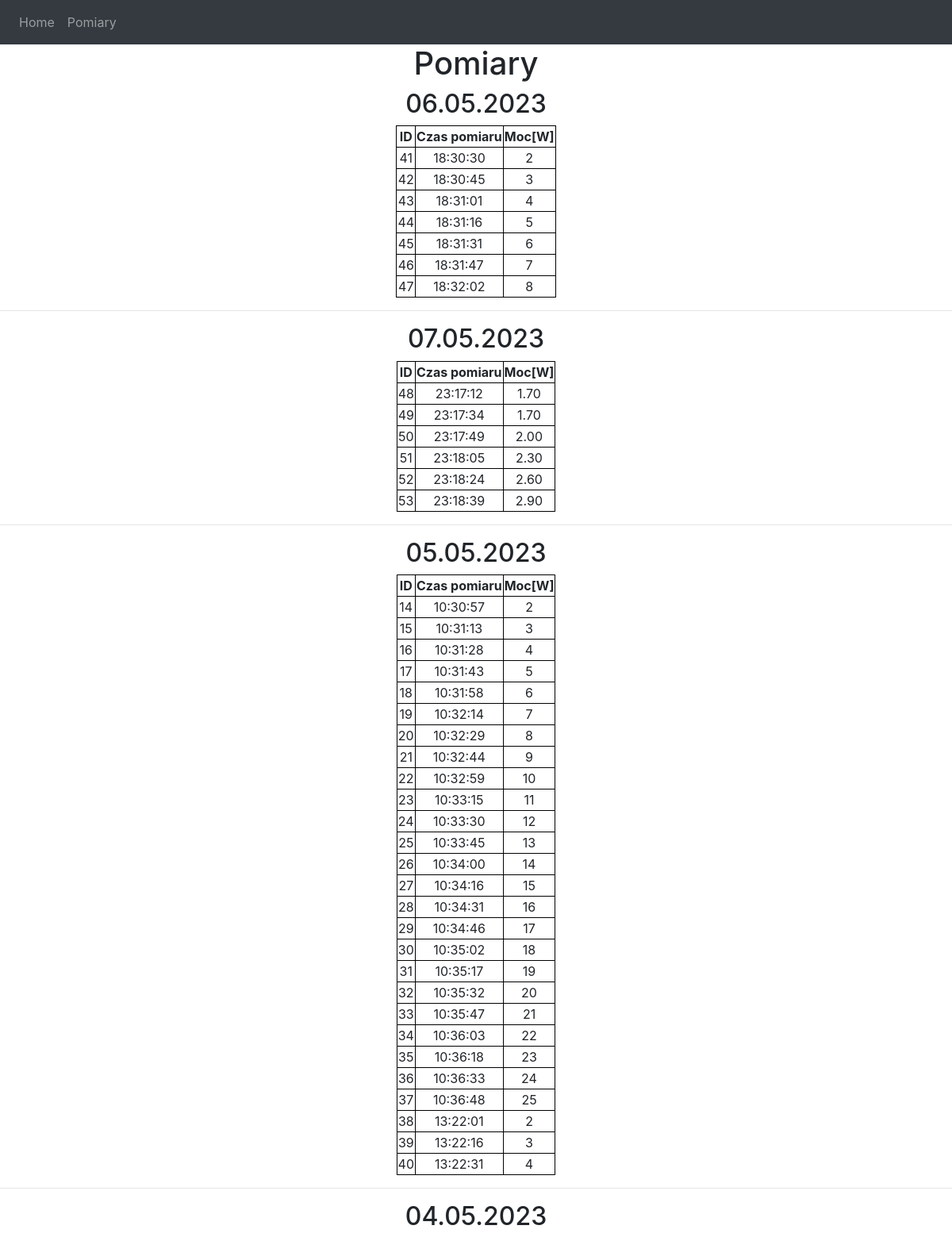
Screenshot of /measurements (upper part) with the database file from the repository.
### website/models.py (models this page shows, shortened)
class Measurement(db.Model):
    id = db.Column(db.Integer, primary_key=True)
    data = db.Column(db.String(1000))
    date = db.Column(db.DateTime, default=datetime.datetime.now)

### website/views.py (the view, shortened to what this page needs)
@views.route('/measurements', methods=["GET", "POST"])
def get_data():
    if request.method == 'GET':
        meas = Measurement.query.all()
        dates = set(m.date.date() for m in meas)
        return render_template('measurements.html', meas=meas, dates=dates)

### website/templates/measurements.html (shortened to what this page needs)
{% extends "base.html" %}
{% block content %}
  <h1 align="center">Pomiary</h1>
  {% for date in dates %}
    <h2 class="text-center">{{ date.strftime('%d.%m.%Y') }}</h2>
    <center>
    <table class="text-center">
      <thead>
        <tr>
          <th>ID</th>
          <th>Czas pomiaru</th>
          <th>Moc[W]</th>
        </tr>
      </thead>
      <tbody>
        {% for m in meas if m.date.date() == date %}
          <tr>
            <td>{{ m.id }}</td>
            <td>{{ m.date.strftime('%H:%M:%S') }}</td>
            <td>{{ m.data }}</td>
          </tr>
        {% endfor %}
      </tbody>
    </table>
    </center>
    <hr />
  {% endfor %}
{% endblock %}

### website/templates/base.html (shortened to what this page needs)
<!DOCTYPE html>
<html>
  <head>
    <link
      rel="stylesheet"
      href="https://stackpath.bootstrapcdn.com/bootstrap/4.4.1/css/bootstrap.min.css"
    />
    <link
      rel="stylesheet"
      href="https://stackpath.bootstrapcdn.com/font-awesome/4.7.0/css/font-awesome.min.css"
    />
  </head>
  <body>
    <nav class="navbar navbar-expand-lg navbar-dark bg-dark">
      <div class="collapse navbar-collapse" id="navbar">
        <div class="navbar-nav">
          <a class="nav-item nav-link" id="home" href="/">Home</a>
          <a class="nav-item nav-link" id="measurements" href="/measurements">Pomiary</a>
        </div>
      </div>
    </nav>
    {% block content %} {% endblock %}
  </body>
</html>

### website/templates/base.html (style rules this page uses)
table, th, td { border: 1px solid black; }

### rows the page displays
Measurement: id "41", date "18:30:30", data "2"
Measurement: id "42", date "18:30:45", data "3"
Measurement: id "43", date "18:31:01", data "4"
Measurement: id "44", date "18:31:16", data "5"
Measurement: id "45", date "18:31:31", data "6"
Measurement: id "46", date "18:31:47", data "7"
Measurement: id "47", date "18:32:02", data "8"
Measurement: id "48", date "23:17:12", data "1.70"
Measurement: id "49", date "23:17:34", data "1.70"
Measurement: id "50", date "23:17:49", data "2.00"
Measurement: id "51", date "23:18:05", data "2.30"
Measurement: id "52", date "23:18:24", data "2.60"
Measurement: id "53", date "23:18:39", data "2.90"
Measurement: id "14", date "10:30:57", data "2"
Measurement: id "15", date "10:31:13", data "3"
Measurement: id "16", date "10:31:28", data "4"
Measurement: id "17", date "10:31:43", data "5"
Measurement: id "18", date "10:31:58", data "6"
Measurement: id "19", date "10:32:14", data "7"
Measurement: id "20", date "10:32:29", data "8"
Measurement: id "21", date "10:32:44", data "9"
Measurement: id "22", date "10:32:59", data "10"
Measurement: id "23", date "10:33:15", data "11"
Measurement: id "24", date "10:33:30", data "12"
Measurement: id "25", date "10:33:45", data "13"
Measurement: id "26", date "10:34:00", data "14"
Measurement: id "27", date "10:34:16", data "15"
Measurement: id "28", date "10:34:31", data "16"
Measurement: id "29", date "10:34:46", data "17"
Measurement: id "30", date "10:35:02", data "18"
Measurement: id "31", date "10:35:17", data "19"
Measurement: id "32", date "10:35:32", data "20"
Measurement: id "33", date "10:35:47", data "21"
Measurement: id "34", date "10:36:03", data "22"
Measurement: id "35", date "10:36:18", data "23"
Measurement: id "36", date "10:36:33", data "24"
Measurement: id "37", date "10:36:48", data "25"
Measurement: id "38", date "13:22:01", data "2"
Measurement: id "39", date "13:22:16", data "3"
Measurement: id "40", date "13:22:31", data "4"

### other values shown
{{ date.strftime('%d.%m.%Y') }} "06.05.2023" "07.05.2023" "05.05.2023" "04.05.2023"
